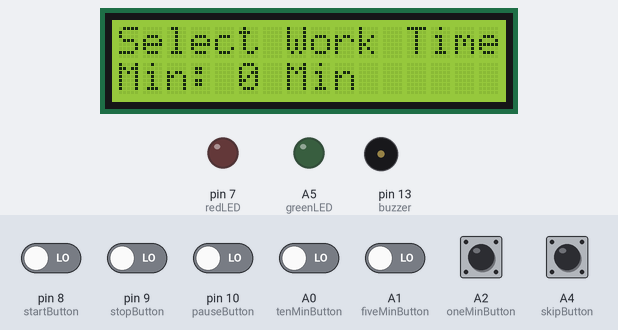
The sketch below on a simulated Arduino Uno, built with avr-gcc and run on an emulated ATmega328P. On the bench: 16×2 character LCD, output pins drawn as LEDs (lit = HIGH), buzzer (waves = sounding). The inputs (shaded band) are chosen by the test bench; at power-on: A0 (tenMinButton), A1 (fiveMinButton), A2 (oneMinButton), A4 (skipButton), pin 8 (startButton), pin 9 (stopButton), pin 10 (pauseButton) LOW.

Above: at 3.2 s.
3.3 s: A4 (skipButton) pulled HIGH for 0.15 s
At 3.8 s:
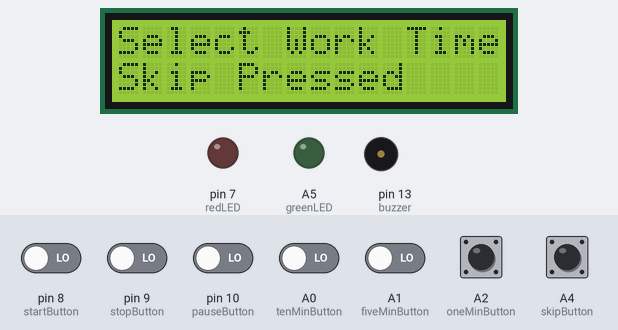
6.4 s: pin 8 (startButton) driven HIGH and pin 9 (stopButton) driven HIGH
9.4 s: pin 8 (startButton) driven LOW
At 12.0 s:
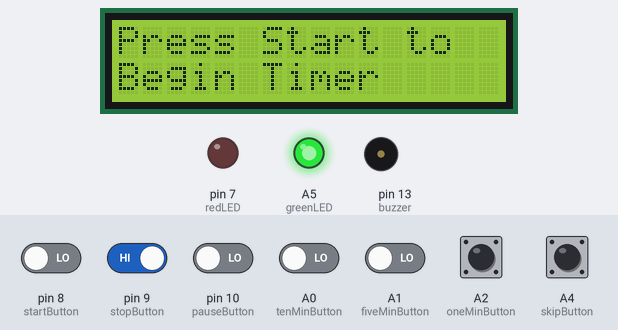
12.4 s: pin 8 (startButton) driven HIGH
At 14.8 s:
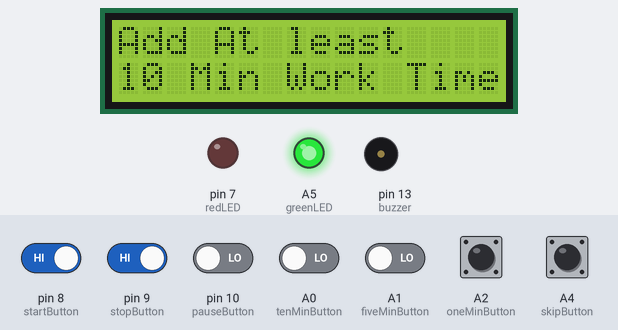
15.4 s: pin 8 (startButton) driven LOW and pin 9 (stopButton) driven LOW and pin 10 (pauseButton) driven HIGH and A0 (tenMinButton) driven HIGH and A1 (fiveMinButton) driven HIGH
At 18.2 s:
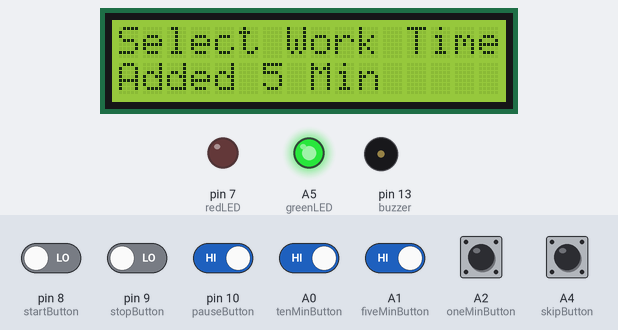
18.4 s: pin 9 (stopButton) driven HIGH
At 20.1 s:
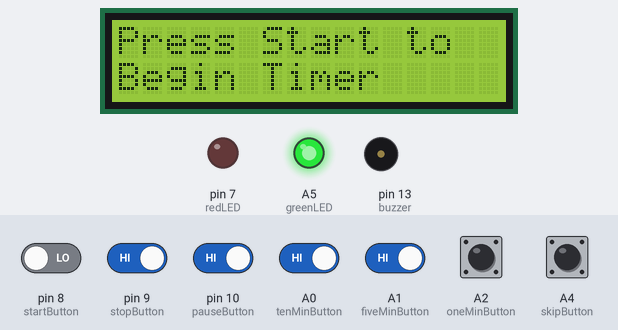
Timing chart, 0 to 21.6 s (numbered marks = the images above; inputs shaded):
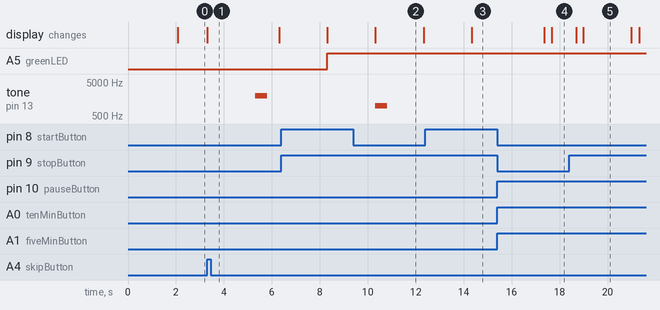

Measured:
- after the input at 3.3 s, tone on pin 13 (buzzer): silent → 2000 Hz after 2.0 s, → silent 0.50 s later; the display: changes at once (image 1)
- after the input at 9.4 s, the display: changes after 0.92 s (image 2)
- after the input at 12.4 s, the display: first differs from a run without the input after 1.9 s (image 3)
- after the input at 18.4 s, the display: first differs from a run without the input after 0.59 s (image 5)
- what the display in image 2 shows lasts 2.0 s, from 10.3 s to 12.3 s

The sketch:

PomodoroTimer.ino
```cpp
#include <LiquidCrystal.h>

LiquidCrystal lcd(12, 11, 5, 4, 3, 2);

const int startButton = 8;
const int tenMinButton = A0;
const int fiveMinButton = A1;
const int oneMinButton = A2;
const int pauseButton = 10;
const int stopButton = 9;
const int skipButton = A4;

const int redLED = 7;
const int greenLED = A5;
const int buzzer = 13;

unsigned long lastDebounceTime = 0;
unsigned long lastActivityTime = 0;
unsigned long lastPressTime = 0;

unsigned long timerStart = 0;
unsigned long previousMillis = 0;
unsigned long countdownDuration = 0;
unsigned long originalWorkDuration = 0;

bool isPaused = false;
bool inWorkMode = true;
bool timerRunning = false;
bool skipRequested = false;

int sessionCount = 0;
int workDuration = 0;
int currentCountdown = 0;

void setup() {
  lcd.begin(16, 2);
  pinMode(startButton, INPUT);
  pinMode(tenMinButton, INPUT);
  pinMode(fiveMinButton, INPUT);
  pinMode(oneMinButton, INPUT);
  pinMode(pauseButton, INPUT);
  pinMode(stopButton, INPUT);
  pinMode(skipButton, INPUT);
  pinMode(redLED, OUTPUT);
  pinMode(greenLED, OUTPUT);
  pinMode(buzzer, OUTPUT);

  splashScreen();
  showSelectWorkTime();
}

void splashScreen() {
  lcd.clear();
  lcd.setCursor(0, 0);
  lcd.print("Pomodoro Timer");
  lcd.setCursor(0, 1);
  lcd.print("Initializing...");
  delay(2000);
}

void showSelectWorkTime() {
  lcd.clear();
  lcd.setCursor(0, 0);
  lcd.print("Select Work Time:");
  lcd.setCursor(0, 1);
  lcd.print("Min: ");
  lcd.print(workDuration);
  lcd.print(" Min");
}

void loop() {
  handleButtons();

  if (timerRunning && !isPaused) {
    unsigned long currentMillis = millis();
    if (currentMillis - previousMillis >= 1000) {
      previousMillis = currentMillis;

      if (currentCountdown > 0) {
        currentCountdown--;
        displayTimer(currentCountdown);
      } else {
        handleSessionEnd();
      }
    }
  }

  if (skipRequested) {
    skipRequested = false;
    handleSessionEnd();
  }
}

void handleButtons() {
  if (digitalRead(tenMinButton) == HIGH) {
    delay(10);
    if (millis() - lastPressTime < 1000) {
      workDuration += 10;
      showAddedTime(10);
    } else {
      if (workDuration >= 10) workDuration -= 10;
    }
    showSelectWorkTime();
    lastPressTime = millis();
    delay(300);
  }

  if (digitalRead(fiveMinButton) == HIGH) {
    delay(10);
    if (millis() - lastPressTime < 1000) {
      workDuration += 5;
      showAddedTime(5);
    } else {
      if (workDuration >= 5) workDuration -= 5;
    }
    showSelectWorkTime();
    lastPressTime = millis();
    delay(300);
  }

  if (digitalRead(oneMinButton) == HIGH) {
    delay(10);
    if (millis() - lastPressTime < 1000) {
      workDuration += 1;
      showAddedTime(1);
    } else {
      if (workDuration >= 1) workDuration -= 1;
    }
    showSelectWorkTime();
    lastPressTime = millis();
    delay(300);
  }

  if (digitalRead(startButton) == HIGH) {
    if (workDuration < 10) {
      lcd.clear();
      lcd.setCursor(0, 0);
      lcd.print("Add At least");
      lcd.setCursor(0, 1);
      lcd.print("10 Min Work Time");
      delay(3000);
      showSelectWorkTime();
      return;
    }

    originalWorkDuration = workDuration * 60;
    currentCountdown = originalWorkDuration;
    inWorkMode = true;
    sessionCount++;
    startTimer("Work Timer", redLED);
  }

  if (digitalRead(pauseButton) == HIGH && timerRunning) {
    isPaused = !isPaused;
    lcd.setCursor(0, 1);
    lcd.print(isPaused ? "Paused         " : "Resumed        ");
    delay(1000);
  }

  if (digitalRead(stopButton) == HIGH) {
    timerRunning = false;
    lcd.clear();
    lcd.setCursor(0, 0);
    lcd.print("Press Start to");
    lcd.setCursor(0, 1);
    lcd.print("Begin Timer");
    delay(2000);
    showSelectWorkTime();
  }

  if (digitalRead(skipButton) == HIGH) {
    lcd.setCursor(0, 1);
    lcd.print("Skip Pressed    ");
    delay(2000);
    skipRequested = true;
  }
}

void showAddedTime(int min) {
  lcd.setCursor(0, 1);
  lcd.print("Added ");
  lcd.print(min);
  lcd.print(" Min     ");
  delay(1000);
}

void displayTimer(int secondsLeft) {
  lcd.setCursor(0, 1);
  int minutes = secondsLeft / 60;
  int seconds = secondsLeft % 60;
  char buffer[17];
  sprintf(buffer, "%02d:%02d Remaining ", minutes, seconds);
  lcd.print(buffer);
}

void startTimer(const char* label, int ledPin) {
  digitalWrite(redLED, LOW);
  digitalWrite(greenLED, LOW);
  digitalWrite(ledPin, HIGH);
  lcd.clear();
  lcd.setCursor(0, 0);
  lcd.print(label);
  lcd.setCursor(0, 1);
  lcd.print("Starting...");
  delay(2000);
  tone(buzzer, 1000, 500);
  currentCountdown = (inWorkMode ? originalWorkDuration : currentCountdown);
  previousMillis = millis();
  timerRunning = true;
}

void handleSessionEnd() {
  tone(buzzer, 2000, 500);
  delay(1000);
  noTone(buzzer);
  timerRunning = false;

  lcd.clear();
  lcd.setCursor(0, 0);
  lcd.print("Session ");
  lcd.print(sessionCount);
  lcd.print(" Done");
  delay(2000);

  if (sessionCount % 4 == 0) {
    startBreak("Long Break", originalWorkDuration * 0.75);
  } else {
    startBreak("Short Break", originalWorkDuration * 0.25);
  }
}

void startBreak(const char* label, unsigned long durationSec) {
  inWorkMode = false;
  currentCountdown = durationSec;
  startTimer(label, greenLED);
}
```
